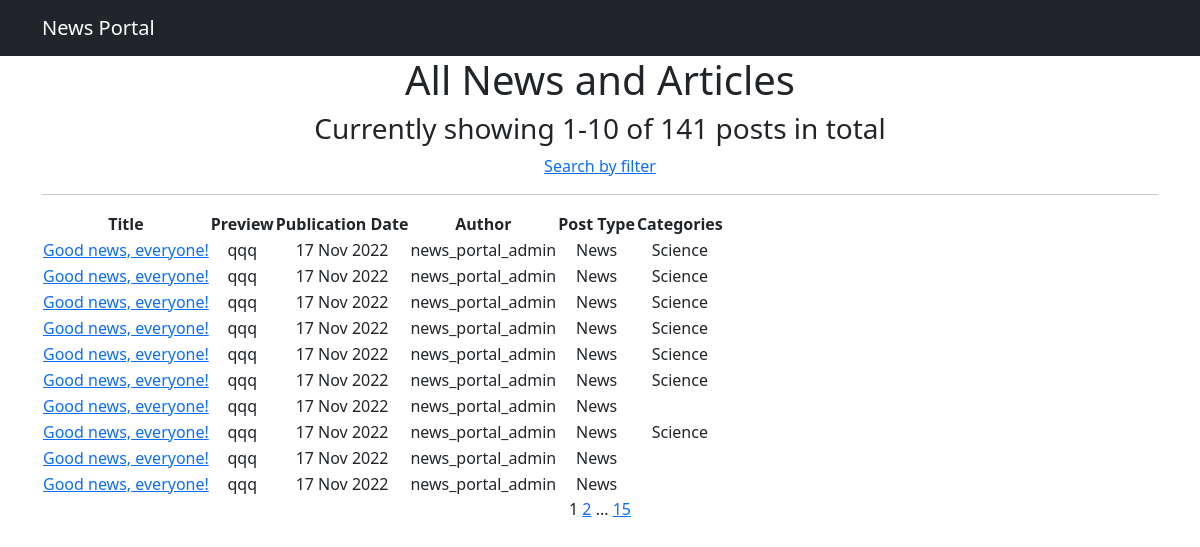
Page /news/ on the committed database.
### news_portal_app/models.py (models this page shows, shortened)
class Post(models.Model):
    author = models.ForeignKey(Author, on_delete=models.CASCADE)
    news = 'NWS'
    article = 'ART'
    TYPES = [
        (news, 'News'),
        (article, 'Article')
    ]
    type = models.CharField(max_length=3, choices=TYPES)
    date = models.DateTimeField(auto_now_add=True)
    category = models.ManyToManyField(Category, through='PostCategory')
    name = models.CharField(max_length=255, default="Good news, everyone!")
    text = models.TextField()
    rating = models.IntegerField(default=0)

class Author(models.Model):
    user = models.OneToOneField(User, on_delete=models.CASCADE)
    user_rating = models.IntegerField(default=0)

class Category(models.Model):
    name = models.CharField(max_length=255, unique=True)
    subscribers = models.ManyToManyField(User, through='CategoryUser')
    def __str__(self):
        return self.name

### news_portal_app/views.py (the view)
# urls.py: path('', NewsList.as_view(), name='news_list'),
class NewsList(ListView):
    model = Post
    ordering = '-date'
    template_name = 'news_list.html'
    context_object_name = 'news_list'
    paginate_by = 10
    def get_queryset(self):
        queryset = super().get_queryset()
        self.filterset = NewsFilter(self.request.GET, queryset)
        return self.filterset.qs
    def get_context_data(self, **kwargs):
        context = super().get_context_data(**kwargs)
        context['filterset'] = self.filterset
        return context

### news_portal_app/templatetags/custom_filters.py (called while the page is built)
@register.filter(name='censor')
def rkn_english_edition(value):
    if type(value) != str:
        raise ValueError
    for swear in THOSE_VERY_SEVEN_DIRTY_WORDS:
        if swear in value:
            value = value.replace(swear, swear[0] + "*" * (len(swear) - 1))
    return value

### templates/news_list.html (shortened to what this page needs)
{% extends 'flatpages/default.html' %}
{% load custom_filters %}
{% load custom_tags %}
{% block content %}
    {% block content_list %}
    {% block content_heading %}
        <h1>All News and Articles</h1>
        <h3>Currently showing {{ page_obj.start_index }}-{{ page_obj.end_index }}
            of {{ page_obj.paginator.count }} posts in total</h3>
        <a href="search">Search by filter</a>
    {% endblock content_heading %}
    <hr>
    {% if news_list %}
        <table>
            <tr>
                <th>Title</th>
                <th>Preview</th>
                <th>Publication Date</th>
                <th>Author</th>
                <th>Post Type</th>
                <th>Categories</th>
            </tr>
            {% for n in news_list %}
            <tr>
                <td><a href="{{ n.pk }}">{{ n.name|censor }}</a> </td>
                <td>{{ n.text|censor|truncatewords:20 }}</td>
                <td>{{ n.date|date:'d M Y' }}</td>
                <td>{{ n.author.user.username }}</td>
                <td>{{ n.get_type_display }}</td>
                <td>{{ n.category.all|join:", " }}</td>
            </tr>
            {% endfor %}
        </table>
    {% else %}
        <h2>It is quite empty here...</h2>
    {% endif %}
    {% endblock content_list %}
    {{ page_obj.number }}
    {% if page_obj.has_next %}
        <a href="?page={{ page_obj.next_page_number }}">{{ page_obj.next_page_number }}</a>
        {% if paginator.num_pages != page_obj.next_page_number %}
            ...
            <a href="?page={{ page_obj.paginator.num_pages }}">{{ page_obj.paginator.num_pages }}</a>
        {% endif %}
    {% endif %}
{% endblock content %}

### templates/flatpages/default.html (shortened to what this page needs)
<!DOCTYPE html>
<html lang="en">
    <head>
        {% load static %}
        <link href="{% static 'css/styles.css' %}" rel="stylesheet" />
    </head>
    <body>
        <nav class="navbar navbar-expand-lg navbar-dark bg-dark static-top">
            <div class="container">
                <a class="navbar-brand" href="/">News Portal</a>
            </div>
            </nav>
        <div class="container">
            <div class="row">
                <div class="col-lg-12 text-center">
                    {% block content %}{% endblock content %}
                </div>
            </div>
        </div>
    </body>
</html>

### rows in the picture
Post: name|censor "Good news, everyone!", text|censor "qqq", date "17 Nov 2022", author.user.username "news_portal_admin", type "News", category.all "Science"
Post: name|censor "Good news, everyone!", text|censor "qqq", date "17 Nov 2022", author.user.username "news_portal_admin", type "News", category.all "Science"
Post: name|censor "Good news, everyone!", text|censor "qqq", date "17 Nov 2022", author.user.username "news_portal_admin", type "News", category.all "Science"
Post: name|censor "Good news, everyone!", text|censor "qqq", date "17 Nov 2022", author.user.username "news_portal_admin", type "News", category.all "Science"
Post: name|censor "Good news, everyone!", text|censor "qqq", date "17 Nov 2022", author.user.username "news_portal_admin", type "News", category.all "Science"
Post: name|censor "Good news, everyone!", text|censor "qqq", date "17 Nov 2022", author.user.username "news_portal_admin", type "News", category.all "Science"
Post: name|censor "Good news, everyone!", text|censor "qqq", date "17 Nov 2022", author.user.username "news_portal_admin", type "News"
Post: name|censor "Good news, everyone!", text|censor "qqq", date "17 Nov 2022", author.user.username "news_portal_admin", type "News", category.all "Science"
Post: name|censor "Good news, everyone!", text|censor "qqq", date "17 Nov 2022", author.user.username "news_portal_admin", type "News"
Post: name|censor "Good news, everyone!", text|censor "qqq", date "17 Nov 2022", author.user.username "news_portal_admin", type "News"

### other values in the picture
{{ page_obj.start_index }} "1"
{{ page_obj.end_index }} "10"
{{ page_obj.paginator.count }} "141"
{{ page_obj.number }} "1"
{{ page_obj.next_page_number }} "2"
{{ page_obj.paginator.num_pages }} "15"
